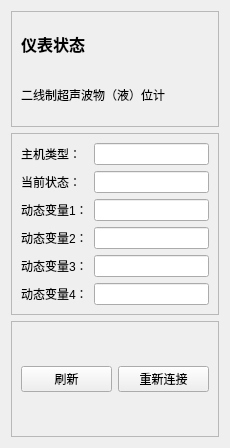
<?xml version="1.0" encoding="UTF-8"?>
<ui version="4.0">
 <class>RightInfoWidget</class>
 <widget class="QWidget" name="RightInfoWidget">
  <property name="geometry">
   <rect>
    <x>0</x>
    <y>0</y>
    <width>230</width>
    <height>448</height>
   </rect>
  </property>
  <property name="windowTitle">
   <string>Form</string>
  </property>
  <property name="autoFillBackground">
   <bool>true</bool>
  </property>
  <layout class="QVBoxLayout" name="verticalLayout_2">
   <item>
    <widget class="QFrame" name="frame_3">
     <property name="frameShape">
      <enum>QFrame::StyledPanel</enum>
     </property>
     <property name="frameShadow">
      <enum>QFrame::Raised</enum>
     </property>
     <layout class="QVBoxLayout" name="verticalLayout">
      <item>
       <widget class="QLabel" name="label_2">
        <property name="font">
         <font>
          <family>微软雅黑</family>
          <pointsize>12</pointsize>
          <weight>75</weight>
          <bold>true</bold>
         </font>
        </property>
        <property name="text">
         <string>仪表状态</string>
        </property>
       </widget>
      </item>
      <item>
       <widget class="QLabel" name="devicNameLabel">
        <property name="text">
         <string>二线制超声波物（液）位计</string>
        </property>
       </widget>
      </item>
     </layout>
    </widget>
   </item>
   <item>
    <widget class="QFrame" name="frame">
     <property name="frameShape">
      <enum>QFrame::StyledPanel</enum>
     </property>
     <property name="frameShadow">
      <enum>QFrame::Raised</enum>
     </property>
     <layout class="QGridLayout" name="gridLayout">
      <item row="4" column="1">
       <widget class="QLineEdit" name="argLineEdit_3"/>
      </item>
      <item row="4" column="0">
       <widget class="QLabel" name="argLabel_3">
        <property name="text">
         <string>动态变量3：</string>
        </property>
       </widget>
      </item>
      <item row="1" column="0">
       <widget class="QLabel" name="label_1">
        <property name="text">
         <string>当前状态：</string>
        </property>
       </widget>
      </item>
      <item row="1" column="1">
       <widget class="QLineEdit" name="connectLineEdit"/>
      </item>
      <item row="3" column="1">
       <widget class="QLineEdit" name="argLineEdit_2"/>
      </item>
      <item row="3" column="0">
       <widget class="QLabel" name="argLabel_2">
        <property name="text">
         <string>动态变量2：</string>
        </property>
       </widget>
      </item>
      <item row="2" column="1">
       <widget class="QLineEdit" name="argLineEdit_1"/>
      </item>
      <item row="2" column="0">
       <widget class="QLabel" name="argLabel_1">
        <property name="text">
         <string>动态变量1：</string>
        </property>
       </widget>
      </item>
      <item row="5" column="1">
       <widget class="QLineEdit" name="argLineEdit_4"/>
      </item>
      <item row="5" column="0">
       <widget class="QLabel" name="argLabel_4">
        <property name="text">
         <string>动态变量4：</string>
        </property>
       </widget>
      </item>
      <item row="0" column="0">
       <widget class="QLabel" name="label">
        <property name="text">
         <string>主机类型：</string>
        </property>
       </widget>
      </item>
      <item row="0" column="1">
       <widget class="QLineEdit" name="hostTypeLineEdit"/>
      </item>
     </layout>
    </widget>
   </item>
   <item>
    <widget class="QFrame" name="frame_2">
     <property name="frameShape">
      <enum>QFrame::StyledPanel</enum>
     </property>
     <property name="frameShadow">
      <enum>QFrame::Raised</enum>
     </property>
     <layout class="QHBoxLayout" name="horizontalLayout">
      <item>
       <widget class="QPushButton" name="updateButton">
        <property name="sizePolicy">
         <sizepolicy hsizetype="Preferred" vsizetype="Fixed">
          <horstretch>0</horstretch>
          <verstretch>0</verstretch>
         </sizepolicy>
        </property>
        <property name="text">
         <string>刷新</string>
        </property>
       </widget>
      </item>
      <item>
       <widget class="QPushButton" name="reConnectButton">
        <property name="sizePolicy">
         <sizepolicy hsizetype="Preferred" vsizetype="Fixed">
          <horstretch>0</horstretch>
          <verstretch>0</verstretch>
         </sizepolicy>
        </property>
        <property name="text">
         <string>重新连接</string>
        </property>
       </widget>
      </item>
     </layout>
    </widget>
   </item>
  </layout>
 </widget>
 <resources/>
 <connections/>
</ui>
